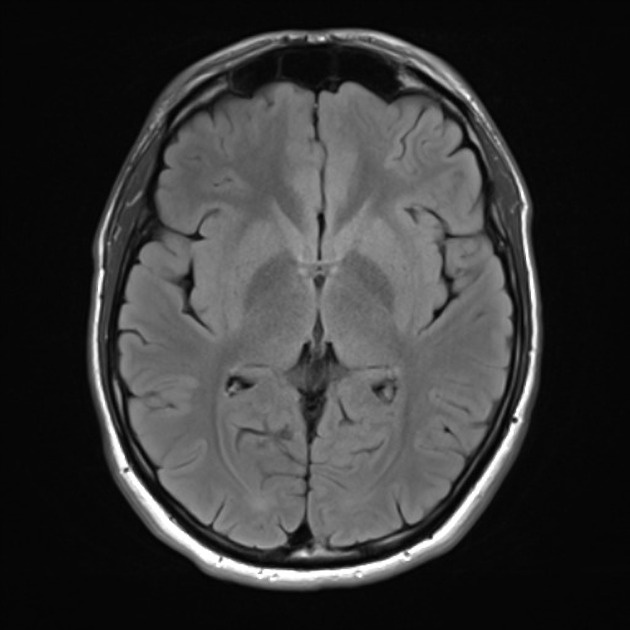
#> input picture ch_1/figure/save/my_brain.jpeg, 630 x 630 px, found by its file name
$ jupyter execute --allow-errors 'review_20220502(강사님 자료).ipynb'
#> lines starting #> are read from the running program, lines starting #| are printed output that depends on the picture; after the words box and inside, x2 and y2 are one past the last pixel; in counts of white or black regions, pixels touching at a corner belong together
[cell 1]
import numpy as np
import cv2
import sys

import matplotlib.pyplot as plt

[cell 2]
img = cv2.imread('./Ch_1_Opencv_Intro/fig/my_brain.jpeg')
#> img is the input picture: shape (630, 630, 3); min 0, max 255, mean 55.5
img_resize = cv2.resize(img, (200, 200), interpolation = cv2.INTER_AREA)
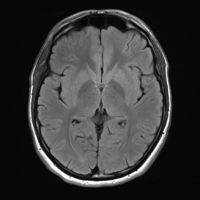
#> img_resize: shape (200, 200, 3); min 4, max 254, mean 55.5

print(img.shape)
#| (630, 630, 3)
if img is None:
    print('image read failed')
    sys.exit()

cv2.namedWindow('image', cv2.WINDOW_AUTOSIZE)
cv2.imshow('image', img)
cv2.imshow('image_RE', img_resize)

while True:
    key = cv2.waitKey()
#> (key q is pressed here)
    if key ==  27 or key == ord('q'):
        break

cv2.destroyAllWindows()

[cell 3]
import glob

[cell 4]
img_lists = glob.glob('./Ch_1_Opencv_Intro/fig/my_images/*.*')

cv2.namedWindow('scene', cv2.WINDOW_NORMAL)
cv2.setWindowProperty('scene', cv2.WND_PROP_FULLSCREEN,
                     cv2.WINDOW_FULLSCREEN)
idx = 0
#> (the rest of this cell did not finish here and is left out)

[cell 5]
src = cv2.imread('./Ch_2_Opencv_basic/fig/airplane.bmp')
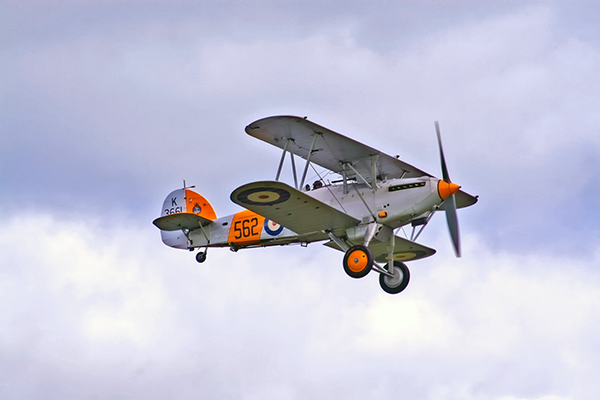
#> input picture ch_1/figure/fig/airplane.bmp, 600 x 400 px, found by its file name
#> src is the input picture: shape (400, 600, 3); mean B, G, R 217.1, 197.6, 196.8
mask = cv2.imread('./Ch_2_Opencv_basic/fig/mask_plane.bmp', 0)
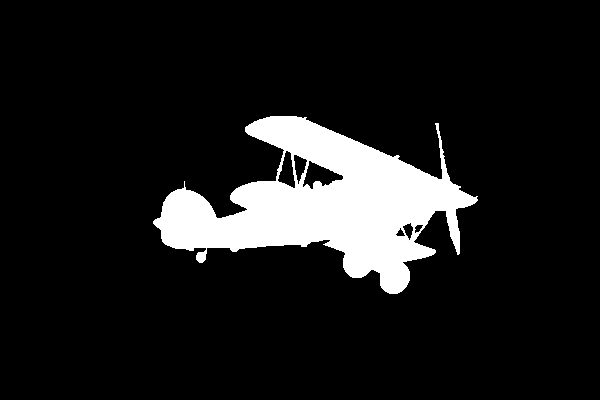
#> input picture ch_1/figure/fig/mask_plane.bmp, 600 x 400 px, found by its file name
#> mask: shape (400, 600); 10.8% white; 1 white region, box (x1, y1, x2, y2) and area: (153, 116, 478, 294) 25896
dst = cv2.imread('./Ch_2_Opencv_basic/fig/field.bmp')

#> (the rest of this cell did not finish here and is left out)

[cell 6]
img = np.full((600, 1200, 3), (255, 255, 255), np.uint8)

cv2.line(img, (50, 50), (300, 50), (0, 0,  255), 4, cv2.LINE_8)
cv2.arrowedLine(img, (300, 50), (300, 200), (0, 0,  255), 4, cv2.LINE_8)
cv2.rectangle(img, (50, 400), (200, 500), (0, 0,  255), 4)
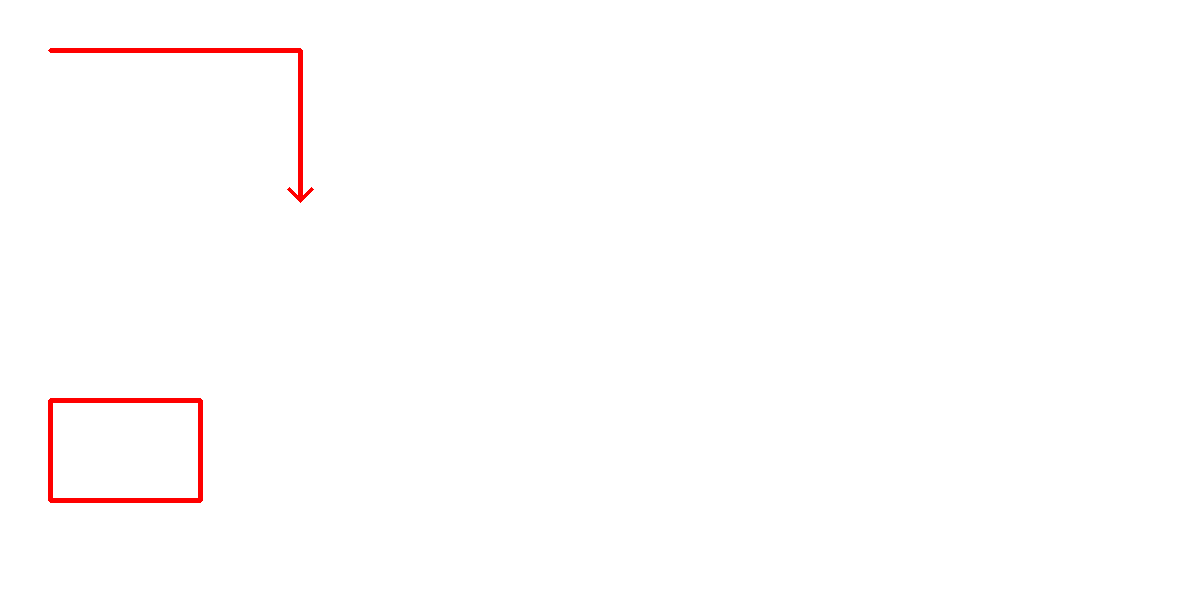
#> img: shape (600, 1200, 3); mean B, G, R 253.4, 253.4, 255
cv2.rectangle(img, (50, 400, 100, 100), (255, 0,  255), -1)
cv2.circle(img, (300, 300), 100, (255, 0, 0), 3, cv2.LINE_AA)
cv2.putText(img, 'OPencv', (300, 400), cv2.FONT_HERSHEY_SCRIPT_COMPLEX,
           0.8, (0, 0, 255), 1, cv2.LINE_AA)
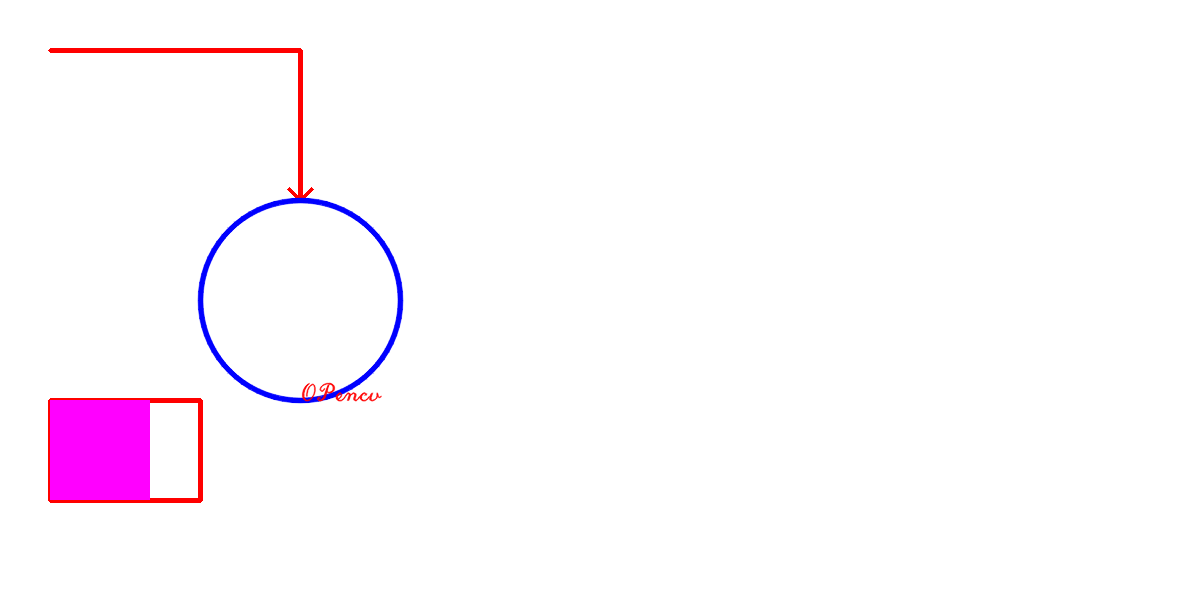
#> img: shape (600, 1200, 3); mean B, G, R 253.5, 248.8, 253.8

cv2.imshow('img', img)

cv2.waitKey()
cv2.destroyAllWindows()

[cell 7]
# import numpy as np
import cv2
import sys

cap = cv2.VideoCapture(0)

if not cap.isOpened():
    print('video open failed')
    sys.exit()

# [6 lines of commented-out code are left out]
cv2.namedWindow('img', cv2.WINDOW_AUTOSIZE)

while True:

        ret, frame = cap.read()
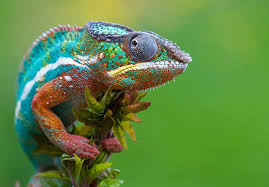
#> input picture Ch_5_filtering/images.jpg, 269 x 187 px, given in place of the camera
#> frame is the input picture: shape (187, 269, 3); mean B, G, R 68.1, 135.3, 95.7
        cv2.imshow('img', frame)

        keycode = cv2.waitKey(30)
#> (key q is pressed here)

        if keycode ==  ord('i'):

            while True:
                ret, frame = cap.read()
                edge = cv2.Canny(frame, 50, 150)
                cv2.imshow('img', edge)
                key1 = cv2.waitKey(30)
                if key1 ==  27:
                    break


        elif keycode == ord('f'):
            while True:
                ret, frame = cap.read()
                frame_inv = cv2.flip(frame, 1)
                cv2.imshow('img', frame_inv)
                if cv2.waitKey(30) ==  27:
                    break

        elif keycode ==  27:
            break

cap.release()
cv2.destroyAllWindows()

[cell 8]
def call_mouse(event, x, y, flags, param):
    global oldx, oldy

    if event == cv2.EVENT_LBUTTONDOWN:
        print('left button down:', x, y)
        oldx, oldy = x, y

    elif event == cv2.EVENT_MOUSEMOVE:
        if flags & cv2.EVENT_FLAG_LBUTTON:
            cv2.line(img, (oldx, oldy), (x, y), (0, 0, 255),
                    4, cv2.LINE_AA)
            cv2.imshow('image', img)
            oldx, oldy = x, y


img =  np.ones((500, 700, 3), np.uint8)*255

cv2.namedWindow('image')

cv2.setMouseCallback('image', call_mouse, img)
cv2.imshow('image', img)

cv2.waitKey()
cv2.destroyAllWindows()

[cell 9]
def call_tract(pos):
#     print(pos)
    img[:] = img1*(pos/255)

    cv2.imshow('image', img)
img = cv2.imread('./Ch_1_Opencv_Intro/fig/my_images/pexels-darwis-alwan-1808329.jpg',
                cv2.IMREAD_REDUCED_GRAYSCALE_8)

#> (the rest of this cell did not finish here and is left out)

[cell 10]
src1 = cv2.imread('./Ch_3_Basic_img_proc/fig/lenna256.bmp', 0)
src2 = np.zeros((256, 256), np.uint8)
cv2.circle(src2, (128, 128), 100, 200, -1)
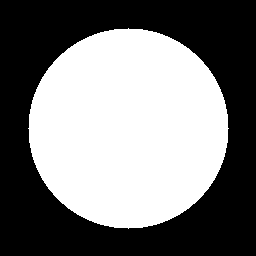
#> src2: shape (256, 256); values 0 (black) and 200 (white), 47.9% white; 1 white region, box (x1, y1, x2, y2) and area: (28, 28, 229, 229) 31417
cv2.circle(src2, (128, 128), 50, 50, -1)
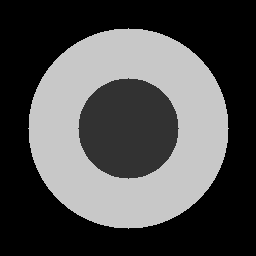
#> src2: shape (256, 256); 11.97% of pixels changed, all inside (x1, y1, x2, y2) = (78, 78, 179, 179)

#> (the rest of this cell did not finish here and is left out)

[cell 11]
img = cv2.imread('./Ch_3_Basic_img_proc/fig/flowers.jpg', 1)
#> (the rest of this cell did not finish here and is left out)

[cell 12]
src = cv2.imread('./Ch_3_Basic_img_proc/fig/lenna.bmp', 1)
# calcHist(images, channels, mask, histSize, ranges[, hist[, accumulate]]) -> hist
hist_b = cv2.calcHist([src], [0], None, [256], [0, 256])
#> hist_b = 256 values from 0 to 0
#> (the rest of this cell did not finish here and is left out)

[cell 13]
##

src = cv2.imread('./Ch_4_Histogram_modi/fig/flowers.jpg', 0)

# smin, smax, _, _ = cv2.minMaxLoc(src)
# print(smin, smax)

# cv2.normalize(src, dst=None, alpha=None, beta=None, norm_type=None, dtype=None, mask=None) -> dst
# src: 입력영상
# dst: 결과영상
# alpha: 정규화 최소값 (예, 0)
# beta: 정규화 최댓값 (예, 155)
# norm_type: cv2.NORM_MINMAX
# dtype =  -1, src와 같은 type

dst_norm_cv = cv2.normalize(src, None, 100, 155, cv2.NORM_MINMAX, -1)
#> (the rest of this cell did not finish here and is left out)

[cell 14]
src = cv2.imread('./Ch_4_Histogram_modi/fig/manjang.jpg',
                 cv2.IMREAD_COLOR)

#> (the rest of this cell did not finish here and is left out)

[cell 15]
cap = cv2.VideoCapture(0)

while True:

    ret, frame = cap.read()
    frame_flip = cv2.flip(frame, 1)
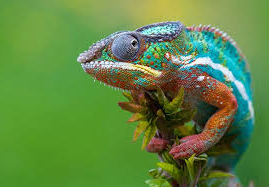
#> frame_flip: shape (187, 269, 3); mean B, G, R 68.1, 135.3, 95.7
    cv2.imshow('image', frame)
    cv2.imshow('image_flip', frame_flip)


    if cv2.waitKey(30) == 27:
#> (key q is pressed here)
        break

cap.release()
cv2.destroyAllWindows()

[cell 16]
cap = cv2.VideoCapture(0)

cv2.namedWindow('image', cv2.WINDOW_AUTOSIZE)


while True:

    ret, frame = cap.read()
    cv2.imshow('image', frame)

    keycode = cv2.waitKey(30)
#> (key q is pressed here)
